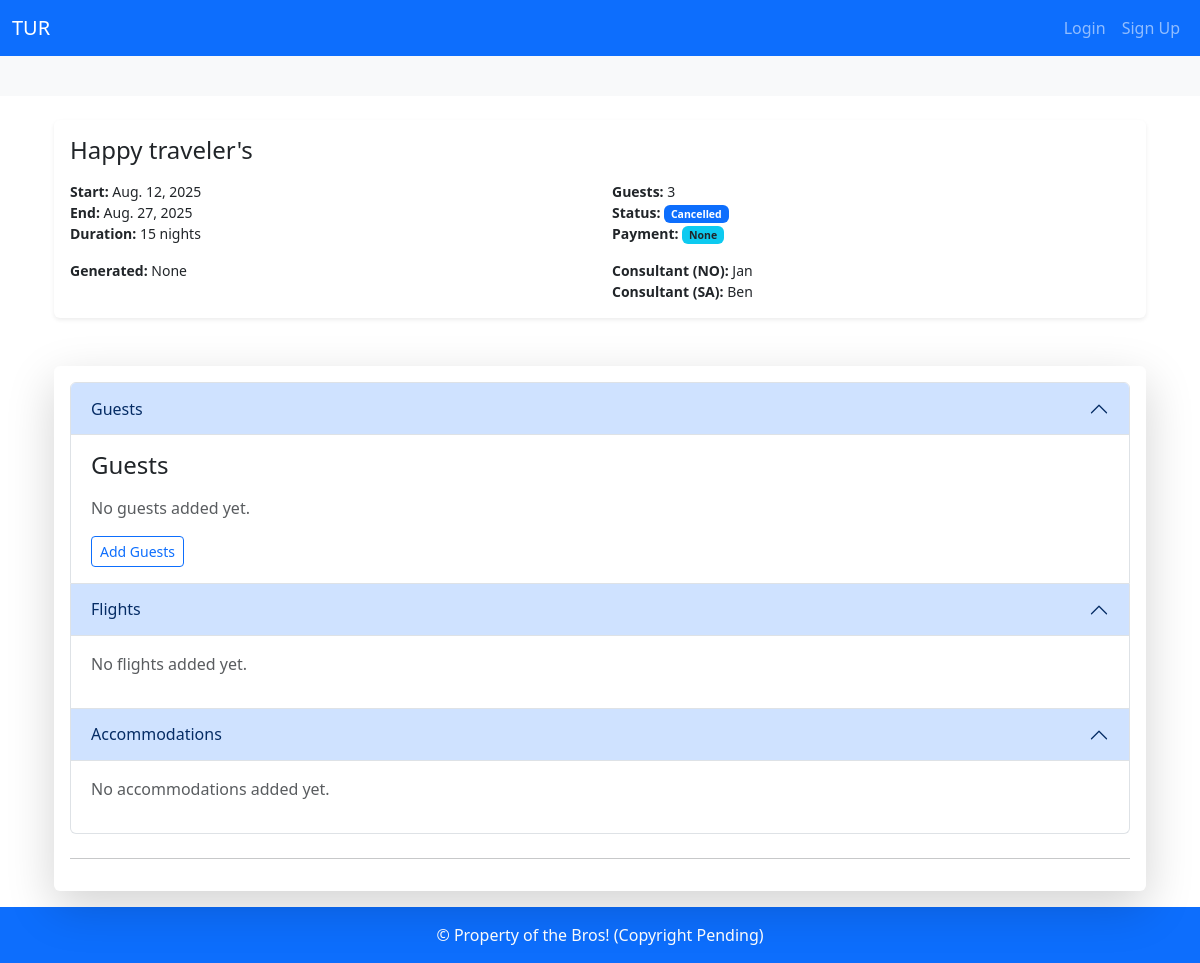
The app's page /trips/22, older data.
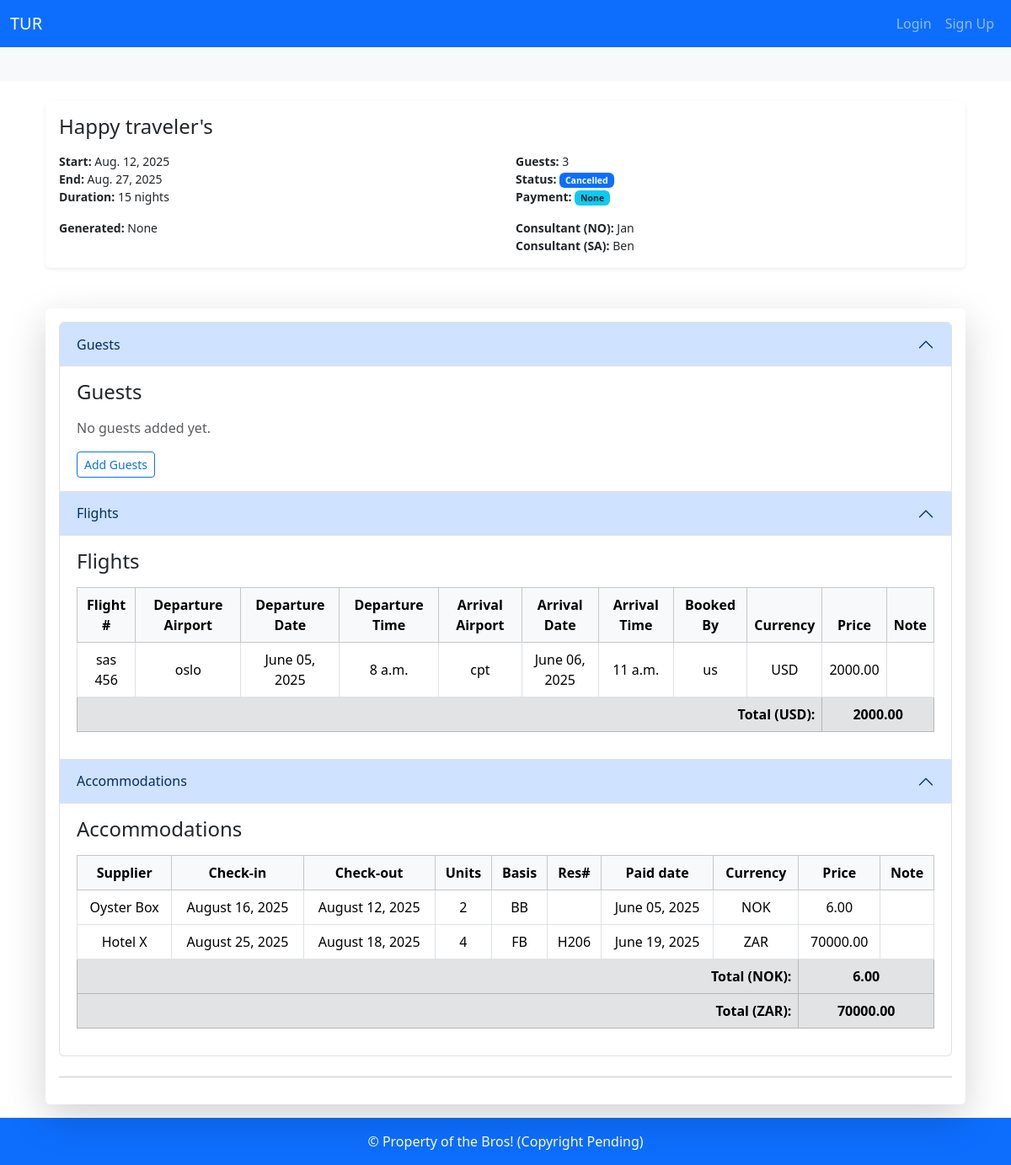
The same page, newer data.
### booking_system/models.py (models this page shows, shortened)
class Flight(models.Model):
    trip = models.ForeignKey(Trip, on_delete=models.CASCADE)
    number = models.CharField(max_length=16)
    arrival_date = models.DateField(blank=True, null=True)
    arrival_time = models.TimeField(blank=True, null=True)
    arrival_airport = models.CharField(max_length=64, blank=True, null=True)
    departure_date = models.DateField(blank=True, null=True)
    departure_time = models.TimeField(blank=True, null=True)
    departure_airport = models.CharField(max_length=64, blank=True, null=True)
    price = models.DecimalField(max_digits=10, decimal_places=2, blank=True, null=True)
    currency = models.ForeignKey(Currency, on_delete=models.PROTECT, blank=True, null=True)
    booked_by = models.CharField(max_length=16)
    note = models.TextField(blank=True, null=True)

class Currency(models.Model):
    name = models.CharField(max_length=32)
    code = models.CharField(max_length=3)
    class Meta:
        verbose_name_plural = "Currencies"

class Accommodation(models.Model):
    trip = models.ForeignKey(Trip, on_delete=models.PROTECT)
    supplier = models.ForeignKey(Supplier, on_delete=models.PROTECT)
    units = models.IntegerField(blank=True, null=True)
    arrival_date = models.DateField()
    departure_date = models.DateField()
    basis = models.ForeignKey(Basis, on_delete=models.PROTECT, blank=True, null=True)
    price = models.DecimalField(max_digits=10, decimal_places=2, blank=True, null=True)
    currency = models.ForeignKey(Currency, on_delete=models.PROTECT, blank=True, null=True)
    reservation_number = models.CharField(max_length=256,blank=True, null=True )
    paid= models.BooleanField(blank=True, null=True)
    paid_date = models.DateField(blank=True, null=True)
    note = models.TextField(blank=True)

class Supplier(models.Model):
    name = models.CharField(max_length=64)
    def __str__(self):
        return self.name

class Basis(models.Model):
    code = models.CharField(max_length=3)
    description  = models.TextField()
    def __str__(self):
        return self.code

### booking_system/views.py (the view)
def trip_view(request,trip_id):
    trip = get_object_or_404(Trip,id=trip_id)
    flights = Flight.objects.filter(trip=trip)
    flight_totals_by_currency = (
    flights.values('currency__code').annotate(total_price=Sum('price')).order_by('currency__code')
    )
    accommodations = Accommodation.objects.filter(trip=trip)
    acc_totals_by_currency = (
    accommodations.values('currency__code').annotate(total_price=Sum('price')).order_by('currency__code')
    )
    return render(request, 'booking_system//trip/trip_view.html', {
        'trip': trip,
        "view": True,
        'flights': flights,
        'flight_totals_by_currency': flight_totals_by_currency,
        'accommodations': accommodations,
        'acc_totals_by_currency': acc_totals_by_currency,
    })

### booking_system/models.py (called while the page is built)
    def __str__(self):
        return self.user.get_full_name() or self.user.username

    def __str__(self):
        return self.title

    def duration(self):
        if self.start_date and self.end_date:
            return (self.end_date - self.start_date).days
        return None

### booking_system/templates/booking_system/trip/trip_view.html (shortened to what this page needs)
{% extends "base.html" %}
{% block body %}
{% include "booking_system/partials/trip_details.html" %}
<div class="container mt-5">
<div class="card shadow-lg border-0">
<div class="card-body">
      <div class="accordion mb-4" id="tripDetailsAccordion">
        <div class="accordion-item">
          <h2 class="accordion-header" id="headingGuests">
            <button class="accordion-button collapse show" type="button" data-bs-toggle="collapse"
                    data-bs-target="#collapseGuests" aria-expanded="true" aria-controls="collapseGuests">
              Guests
            </button>
          </h2>
          <div id="collapseGuests" class="accordion-collapse collapse show" aria-labelledby="headingGuests" >
            <div class="accordion-body">
              <div class="d-flex justify-content-between align-items-center mb-3">
                <h4 class="m-0">Guests</h4>
              </div>
              {% if trip.guests.exists %}
              <ul class="list-group mb-3">
                {% for guest in trip.guests.all %}
                <li class="list-group-item d-flex justify-content-between align-items-center">
                <a href="{% url 'guest_view' guest.id %}">{{ guest }}</a>
                </li>
                {% endfor %}
              </ul>
              {% else %}
              <p class="text-muted mb-3">No guests added yet.</p>
              <a href="{% url 'trip_guest_search' trip.id 0 %}" class="btn btn-sm btn-outline-primary">Add Guests</a>
              {% endif %}
            </div>
          </div>
        </div>
        <div class="accordion-item">
          <h2 class="accordion-header" id="headingFlights">
            <button class="accordion-button collapse show" type="button" data-bs-toggle="collapse"
                    data-bs-target="#collapseFlights" aria-expanded="true" aria-controls="collapseFlights">
              Flights
            </button>
          </h2>
          <div id="collapseFlights" class="accordion-collapse collapse show" aria-labelledby="headingFlights" >
            <div class="accordion-body">
              {% if flights %}
                {% include "booking_system/partials/flight_table.html" %}
              {% else %}
                <p class="text-muted mb-3">No flights added yet.</p>
              {% endif %}
            </div>
          </div>
        </div>
        <div class="accordion-item">
          <h2 class="accordion-header" id="headingAccommodations">
            <button class="accordion-button collapse show" type="button" data-bs-toggle="collapse"
                    data-bs-target="#collapseAccommodations" aria-expanded="true" aria-controls="collapseAccommodations">
              Accommodations
            </button>
          </h2>
          <div id="collapseAccommodations" class="accordion-collapse collapse show" aria-labelledby="headingAccommodations">
            <div class="accordion-body">
              {% if accommodations %}
              {% include "booking_system/partials/accommodation_table.html" %}
            {% else %}
              <p class="text-muted mb-3">No accommodations added yet.</p>
            {% endif %}
            </div>
          </div>
        </div>
      </div>
      <hr>
    </div>
  </div>
</div>
{% endblock %}

### booking_system/templates/booking_system/partials/flight_table.html (shortened to what this page needs)
      <div class="d-flex justify-content-between align-items-center mb-3">
        <h4 class="m-0">Flights</h4>
      </div>
      <div class="table-responsive">
        <table class="table table-bordered align-middle text-center">
          <thead class="table-light">
            <tr>
              <th>Flight #</th>
              <th>Departure Airport</th>
              <th>Departure Date</th>
              <th>Departure Time</th>
              <th>Arrival Airport</th>
              <th>Arrival Date</th>
              <th>Arrival Time</th>
              <th>Booked By</th>
              <th>Currency</th>
              <th>Price</th>
              <th>Note</th>
            </tr>
          </thead>
          <tbody>
            {% for flight in flights %}
            <tr>
              <td>{{ flight.number|default_if_none:"" }}</td>
              <td>{{ flight.departure_airport|default_if_none:"" }}</td>
              <td>{{ flight.departure_date|date:"F d, Y"|default_if_none:"" }}</td>
              <td>{{ flight.departure_time|default_if_none:"" }}</td>
              <td>{{ flight.arrival_airport|default_if_none:"" }}</td>
              <td>{{ flight.arrival_date|date:"F d, Y"|default_if_none:"" }}</td>
              <td>{{ flight.arrival_time|default_if_none:"" }}</td>
              <td>{{ flight.booked_by|default_if_none:"" }}</td>
              <td>{{ flight.currency.code|default_if_none:"" }}</td>
              <td>{{ flight.price|default_if_none:"" }}</td>
              <td class="text-start">{{ flight.note|default_if_none:"" }}</td>
            </tr>
            {% endfor %}
            {% for row in flight_totals_by_currency %}
            <tr class="table-secondary fw-bold">
              <td colspan="9" class="text-end">Total ({{ row.currency__code }}):</td>
              <td colspan="2">{{ row.total_price|floatformat:2 }}</td>
            </tr>
            {% endfor %}
          </tbody>
        </table>
      </div>

### booking_system/templates/booking_system/partials/accommodation_table.html (shortened to what this page needs)
      <div class="d-flex justify-content-between align-items-center mb-3">
        <h4 class="m-0">Accommodations</h4>
      </div>
      <div class="table-responsive">
        <table class="table table-bordered align-middle text-center">
          <thead class="table-light">
            <tr>
              <th>Supplier</th>
              <th>Check-in</th>
              <th>Check-out</th>
              <th>Units</th>
              <th>Basis</th>
              <th>Res#</th>
              <th>Paid date</th>
              <th>Currency</th>
              <th>Price</th>
              <th>Note</th>
            </tr>
          </thead>
          <tbody>
            {% for acc in accommodations %}
            <tr>
              <td>{{ acc.supplier|default_if_none:"" }}</td>
              <td>{{ acc.departure_date|date:"F d, Y"|default_if_none:"" }}</td>
              <td>{{ acc.arrival_date|date:"F d, Y"|default_if_none:"" }}</td>
              <td>{{ acc.units|default_if_none:"" }}</td>
              <td>{{ acc.basis|default_if_none:"" }}</td>
              <td>{{ acc.reservation_number|default_if_none:"" }}</td>
              <td>{{ acc.paid_date|date:"F d, Y"|default_if_none:"" }}</td>
              <td>{{ acc.currency.code|default_if_none:"" }}</td>
              <td>{{ acc.price|default_if_none:"" }}</td>
              <td class="text-start">{{ acc.note|default_if_none:"" }}</td>
            </tr>
            {% endfor %}
            {% for row in acc_totals_by_currency %}
            <tr class="table-secondary fw-bold">
              <td colspan="8" class="text-end">Total ({{ row.currency__code }}):</td>
              <td colspan="2">{{ row.total_price|floatformat:2 }}</td>
            </tr>
            {% endfor %}
          </tbody>
        </table>
      </div>

Row changes from the older to the newer data that the page shows:
added Flight: number "sas 456", departure_airport "oslo", departure_date "June 05, 2025", departure_time "8 a.m.", arrival_airport "cpt", arrival_date "June 06, 2025", arrival_time "11 a.m.", booked_by "us", currency.code "USD", price "2000.00"
now on this page (row unchanged): Currency: currency__code "USD", total_price "2000.00"
added Accommodation: supplier "Oyster Box", departure_date "August 16, 2025", arrival_date "August 12, 2025", units "2", basis "BB", paid_date "June 05, 2025", currency.code "NOK", price "6.00"
added Accommodation: supplier "Hotel X", departure_date "August 25, 2025", arrival_date "August 18, 2025", units "4", basis "FB", reservation_number "H206", paid_date "June 19, 2025", currency.code "ZAR", price "70000.00"
Text that changed along with them:
text no longer shown: "No flights added yet. No accommodations added yet."
text now shown: "Flights Flight # Departure Airport Departure Date Departure Time Arrival Airport Arrival Date Arrival Time Booked By Currency Price Note Accommodations Supplier Check-in Check-out Units Basis Res# Paid date Currency Price Note"
new list line: "Total ( NOK ): 6.00"
new list line: "Total ( ZAR ): 70000.00"
